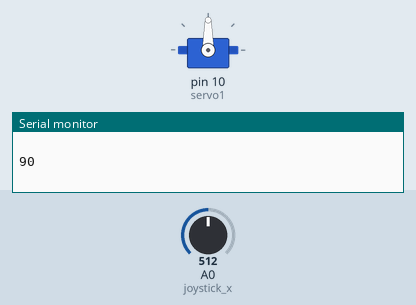
Bench run of a sketch on a simulated Arduino Uno, built with avr-gcc and run on an emulated ATmega328P. Parts: servo, the last lines printed to the serial monitor. The test bench sets the inputs (shaded band); at power-on: A0 (joystick_x) = 512.

Above: at 1.2 s.
1.3 s: A0 (joystick_x) set to 689
2.8 s: A0 (joystick_x) set to 711
At 3.2 s:
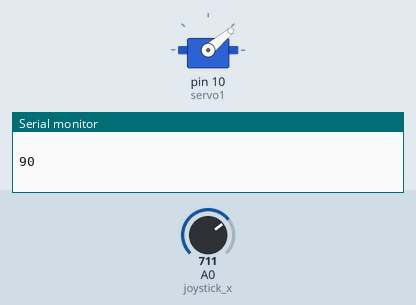
4.3 s: A0 (joystick_x) set to 290
At 5.4 s:
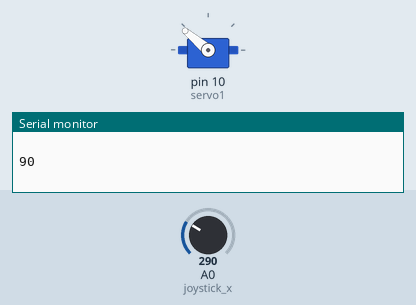
5.8 s: A0 (joystick_x) set to 318
At 6.3 s:
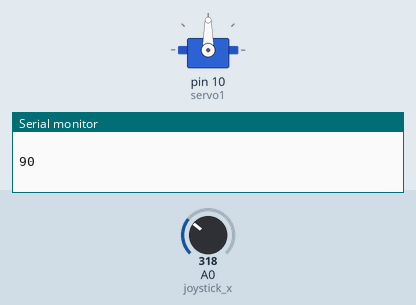
7.3 s: A0 (joystick_x) set to 122
At 7.6 s:
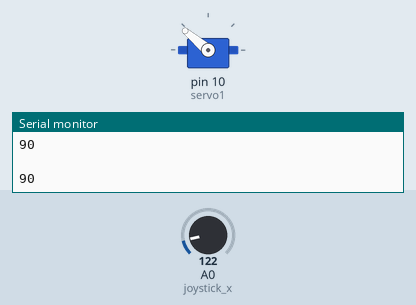
Timing chart, 0 to 9.8 s (numbered marks = the images above; inputs shaded):
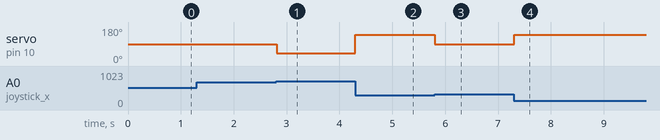

The sketch:

sketch_oct13a.ino
```cpp
#include <Servo.h>           //include servo library

Servo servo1;                // creating servo object
int joystick_x = A0;              // joystick x direction pin
int testgit = 0;
int pos_x;                   // declaring variable to stroe horizontal value

int servo1_pos=90;          // storing servo position

void setup ( )
{
Serial.begin (9600) ;
servo1.attach (10) ;          // servo 1 attached pin

pinMode (joystick_x, INPUT) ;

}

void loop ( )
{
pos_x = analogRead (joystick_x) ;

if (pos_x <300)  {          //if the horizontal value from joystick is less than 300

  servo1.write(140);      //first servo moves right
}


else if (pos_x > 700){

  servo1.write(40);
}
else
  {

  servo1.write ( servo1_pos ) ;
  delay (100) ;
  }
  Serial.println(servo1_pos);
  Serial.println(" ");
  }
```

Measured:
- the behaviour switches between 700 and 701 on A0 (joystick_x) (found by bisection; images 0 and 1)
- the behaviour switches between 299 and 300 on A0 (joystick_x) (found by bisection; images 2 and 3)
- after the input at 2.8 s, servo on pin 10 (servo1): 90° → 40° at once
- after the input at 4.3 s, servo on pin 10 (servo1): 40° → 140° at once
- after the input at 5.8 s, servo on pin 10 (servo1): 140° → 90° at once
- after the input at 7.3 s, servo on pin 10 (servo1): 90° → 140° at once
